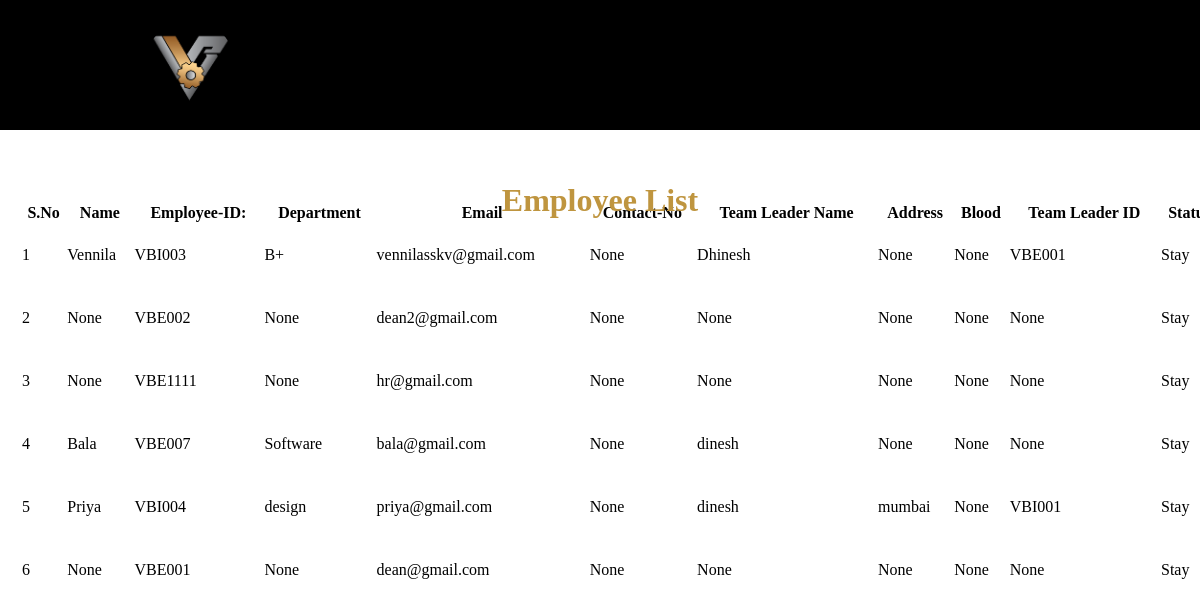
The page /everysearch on the database its author committed.
### main.py (models this page shows, shortened)
class Employee(UserMixin, db.Model):
    id = db.Column(db.Integer, primary_key=True)
    eid = db.Column(db.String(100), nullable=False, unique=True)
    name = db.Column(db.String(100))
    contactNo = db.Column(db.String(100))
    email = db.Column(db.String(100))
    address = db.Column(db.String(100))
    blood = db.Column(db.String(100))
    department = db.Column(db.String(100))
    password = db.Column(db.String(100), nullable=False)
    role = db.Column(db.String(50))
    supervisor_id = db.Column(db.String, db.ForeignKey('employee.eid'), nullable=True)
    supervisor = db.relationship('Employee', remote_side=[eid], backref='subordinates', foreign_keys=[supervisor_id])
    team_leader_id = db.Column(db.String, db.ForeignKey('employee.eid'), nullable=True)
    team_leader = db.relationship('Employee', remote_side=[eid], backref='team_members', foreign_keys=[team_leader_id])
    status = db.Column(db.String(10), nullable=False, default='stay')
    resignation_date = db.Column(db.Date)

### main.py (the view)
@app.route('/everysearch', methods=['GET', 'POST'])
def index():
    employees = Employee.query.all()
    current_date = datetime.now().date()
    for employee in employees:
        if employee.resignation_date and employee.resignation_date + timedelta(days=30) <= current_date:
            employee.status = 'exit'
        elif employee.resignation_date:
            employee.status = 'applying_for_resignation'
        else:
            employee.status = 'stay'
    db.session.commit()
    return render_template('employee_list.html', employees=employees)

### templates/employee_list.html (shortened to what this page needs)
<!DOCTYPE html>
<html>
<head>
    <link rel="stylesheet" href="{{ url_for('static', filename='css/style2.css') }}">
</head>
<body>
    <div class="banner">
        <div class="navbar">
            <div class="nav">
                <img src="{{ url_for('static', filename='images/icon.png') }}" class="icon">
            </div>
            </div>
        <h1 class="content">Employee List</h1>
        <table class="table-list" action="/everysearch">
            <thead>
                <tr>
                    <th>S.No</th>
                    <th>Name</th>
                    <th>Employee-ID:</th>
                    <th>Department</th>
                    <th>Email</th>
                    <th>Contact-No</th>
                    <th>Team Leader Name</th>
                    <th>Address</th>
                    <th>Blood</th>
                    <th>Team Leader ID</th>
                    <th>Status</th>
                </tr>
            </thead>
            <tbody>
                {% for employee in employees %}
                <tr>
                    <td>{{ employee.id }}</td>
                    <td>{{ employee.name }}</td>
                    <td>{{ employee.eid }}</td>
                    <td>{{ employee.department }}</td>
                    <td>{{ employee.email }}</td>
                    <td>{{ employee.contactNo }}</td>
                    <td>{{ employee.supervisor_id }}</td>
                    <td>{{ employee.address }}</td>
                    <td>{{ employee.blood }}</td>
                    <td>{{ employee.team_leader_id }}</td>
        <td>{{ "Exit" if employee.status == 'exit' else "Stay" }}</td>
                </tr>
                {% endfor %}
</tbody>
        </table>
</body>
</html>

### static/css/style2.css (style rules this page uses)
* { margin: 0; padding: 0; box-sizing: border-box; font-family: 'Times New Roman'; }
.banner { width: 100%; height: 100vh; background: white; background-size: cover; background-position: center; position: fixed; overflow: auto; }
.navbar { position: sticky; top: 0; left: 0; width: 100%; margin: auto; padding: 25px 25px; display: flex; align-items: center; justify-content: space-between; background: black; z-index: 9; height: 130px; }
.nav { padding: 10px 10vw; display: flex; justify-content: space-between; }
.icon { width: 90px; border-radius: 45px; cursor: pointer; }
.content { width: 100%; position: absolute; top: 25%; transform: translateY(-50%); text-align: center; color: #BF953F; }
.table-list { width: 100%; border-collapse: separate; margin-left: 20px; margin-top: 6% !important; }
table { border-collapse: collapse; align-content: center; margin-top: 2%; justify-content: center; align-items: center; width: 700px; height: 400px; margin-left: 25%; font-family: 'Times New Roman', Times, serif; }

### rows shown on the page
Employee: id "1", name "Vennila", eid "VBI003", department "B+", email "vennilasskv@gmail.com", contactNo "None", supervisor_id "Dhinesh", address "None", blood "None", team_leader_id "VBE001", status "Stay"
Employee: id "2", name "None", eid "VBE002", department "None", email "dean2@gmail.com", contactNo "None", supervisor_id "None", address "None", blood "None", team_leader_id "None", status "Stay"
Employee: id "3", name "None", eid "VBE1111", department "None", email "hr@gmail.com", contactNo "None", supervisor_id "None", address "None", blood "None", team_leader_id "None", status "Stay"
Employee: id "4", name "Bala", eid "VBE007", department "Software", email "bala@gmail.com", contactNo "None", supervisor_id "dinesh", address "None", blood "None", team_leader_id "None", status "Stay"
Employee: id "5", name "Priya", eid "VBI004", department "design", email "priya@gmail.com", contactNo "None", supervisor_id "dinesh", address "mumbai", blood "None", team_leader_id "VBI001", status "Stay"
Employee: id "6", name "None", eid "VBE001", department "None", email "dean@gmail.com", contactNo "None", supervisor_id "None", address "None", blood "None", team_leader_id "None", status "Stay"
